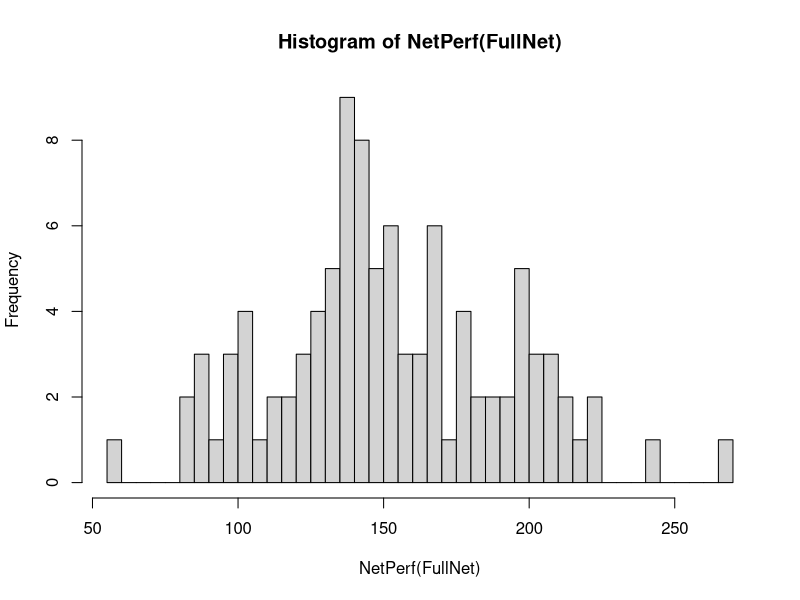
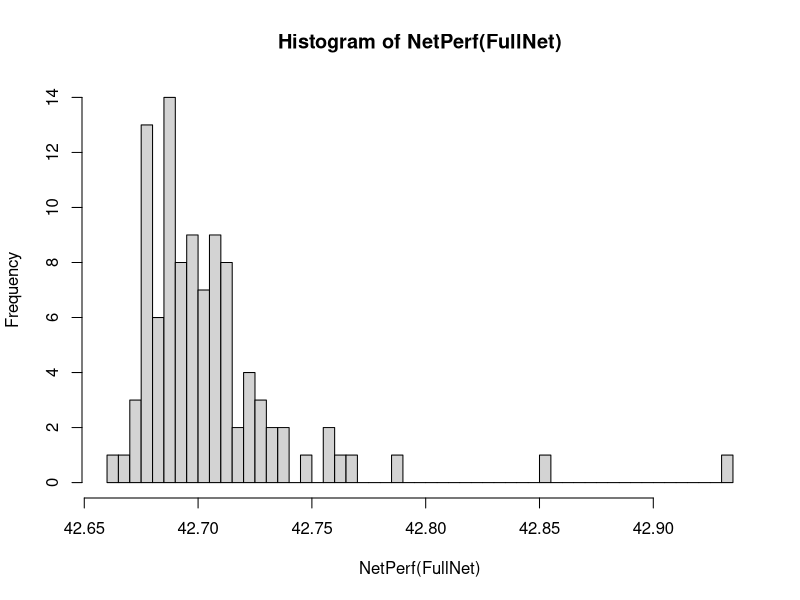
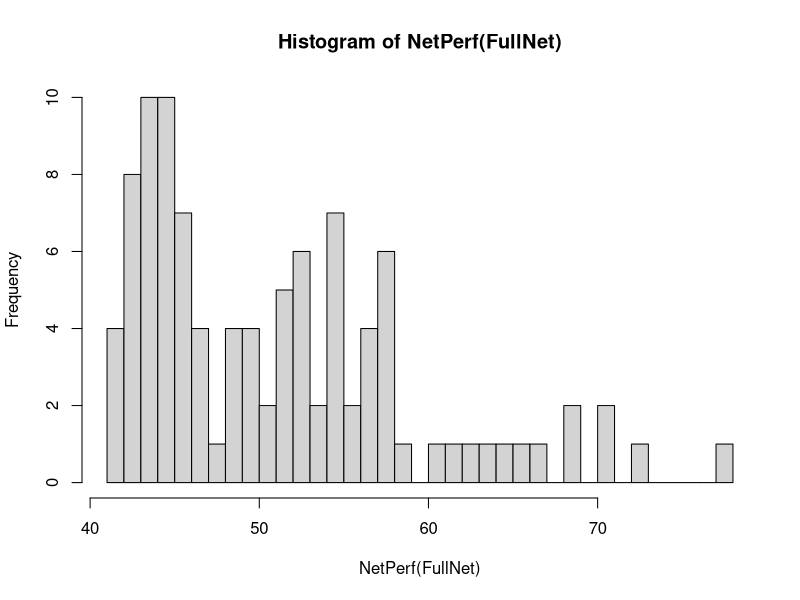

Reproduce these figures in R, in order. (Note: this script raises an error after producing the figures.)
## 3 input 3 output NN
## data structure row = samples, col = var
In.Data<-matrix(0,nrow=dim(iris),ncol=4)
In.Data[,1]<-iris$Sepal.Length
In.Data[,2]<-iris$Sepal.Width
In.Data[,3]<-iris$Petal.Length
In.Data[,4]<-iris$Petal.Width
Out.Data<-matrix(0,nrow=dim(iris),ncol=3)
Out.Data[which(iris$Species=="setosa"),1]<-1
Out.Data[which(iris$Species=="versicolor"),2]<-1
Out.Data[which(iris$Species=="virginica"),3]<-1
In.Data<-scale(In.Data)

#data<-matrix(0, nrow=nSamples, ncol=nInput)
Train.split<-sample(1:nrow(In.Data),round(0.8*nrow(In.Data)),replace=F)
Test<-setdiff(1:nrow(In.Data),Train.split)
data<-In.Data[Train.split,]
data.out<-Out.Data[Train.split,]

### Find the NN with the lowest MSE
GetBest<-function(net) {
  n<-net$number
  best.MSE<-net$Best$MSE
  best.i<-net$Best$i
  for(i in 1:n) {
    if(eval(parse(text=paste("net$Net",i,"$MSE",sep="")))<best.MSE) {
      best.MSE<-eval(parse(text=paste("net$Net",i,"$MSE",sep="")))
      best.i<-i
      net$Best$i<-i
    }
  }
  print(c(best.MSE,best.i))
}

BuildNet<-function(Input,Output,nNeurons,nParticles) {
  data.append<-cbind(Input,rep(1,nrow(Input)))
  nInput<-ncol(Input)
  nOutputs<-ncol(Output)
  nNeuronsL1<-nNeurons
  nNeuronsL2<-nOutputs
  
  FullNet<-list()
  FullNet$data<-data.append
  FullNet$data.out<-Output
  FullNet$number<-nParticles
  FullNet$Best$MSE<-1E20
  FullNet$Best$i<-0
  FullNet$Best$NNL1<-matrix(0,nrow=ncol(data.append),ncol=nNeuronsL1+1)
  FullNet$Best$NNL2<-matrix(0,nrow=ncol(FullNet$Best$NNL1),ncol=nOutputs)
  for(i in 1:FullNet$number) {
    NNL1<-matrix(3*rnorm(ncol(data.append)*(nNeuronsL1+1)),nrow=ncol(data.append),ncol=nNeuronsL1+1)
    NNL1[,ncol(NNL1)]<-c(rep(0,nrow(NNL1)-1),10)
    NNL2<-matrix(3*rnorm(ncol(NNL1)*nNeuronsL2),nrow=ncol(NNL1),ncol=nNeuronsL2)
    
    vNNL1<-0.1*NNL1
    vNNL1[nrow(vNNL1),ncol(vNNL1)]<-0
    vNNL2<-0.1*NNL2
    
    NNL1.val<-data.append%*%NNL1
    NNL1.val<-tanh(NNL1.val)
    
    NNL2.val<-NNL1.val%*%NNL2
    
    output<-1/(1+exp(NNL2.val))
    
    MSE<-sum((output-data.out)^2)
    
    eval(parse(text=paste("FullNet$Net",i,"$NNL1<-NNL1",sep="")))
    eval(parse(text=paste("FullNet$Net",i,"$NNL2<-NNL2",sep="")))
    eval(parse(text=paste("FullNet$Net",i,"$MSE<-MSE",sep="")))
    
    eval(parse(text=paste("FullNet$Net",i,"$pNNL1<-NNL1",sep="")))
    eval(parse(text=paste("FullNet$Net",i,"$pNNL2<-NNL2",sep="")))
    eval(parse(text=paste("FullNet$Net",i,"$pMSE<-MSE",sep="")))
    
    eval(parse(text=paste("FullNet$Net",i,"$vNNL1<-vNNL1",sep="")))
    eval(parse(text=paste("FullNet$Net",i,"$vNNL2<-vNNL2",sep="")))
  }
  return(FullNet)
}

PrimeNet<-function(net) {
  n<-net$number
  for(i in 1:n) {
    NNL1<-matrix(3*rnorm(nrow(net$Best$NNL1)*ncol(net$Best$NNL1)),nrow=nrow(net$Best$NNL1),ncol=ncol(net$Best$NNL1))
    NNL1[,ncol(NNL1)]<-c(rep(0,nrow(NNL1)-1),10)
    NNL2<-matrix(3*rnorm(nrow(net$Best$NNL2)*ncol(net$Best$NNL2)),nrow=nrow(net$Best$NNL2),ncol=ncol(net$Best$NNL2))
    
    NNL1.val<-net$data%*%NNL1
    NNL1.val<-tanh(NNL1.val)
    
    NNL2.val<-NNL1.val%*%NNL2
    
    output<-1/(1+exp(NNL2.val))
    
    MSE<-sum((output-net$data.out)^2)
    
    eval(parse(text=paste("net$Net",i,"$NNL1<-NNL1",sep="")))
    eval(parse(text=paste("net$Net",i,"$NNL2<-NNL2",sep="")))
    eval(parse(text=paste("net$Net",i,"$MSE<-MSE",sep="")))
    
    if(MSE < eval(parse(text=paste("net$Net",i,"$pMSE",sep="")))) {
      eval(parse(text=paste("net$Net",i,"$pMSE<-MSE",sep="")))
      eval(parse(text=paste("net$Net",i,"$pNNL1<-NNL1",sep="")))
      eval(parse(text=paste("net$Net",i,"$pNNL2<-NNL2",sep="")))
    }
    
    if(MSE < net$Best$MSE) {
      net$Best$MSE<-MSE
      net$Best$NNL1<-NNL1
      net$Best$NNL2<-NNL2
      net$Best$i<-i
    }
  }
  return(net)
}

LearnNet<-function(net) {
  n<-net$number
  bNNL1<-net$Best$NNL1
  bNNL2<-net$Best$NNL2
  bMSE<-net$Best$MSE
  for(i in 1:n) {
    eval(parse(text=paste("vNNL1<-net$Net",i,"$vNNL1",sep="")))
    eval(parse(text=paste("vNNL2<-net$Net",i,"$vNNL2",sep="")))
    eval(parse(text=paste("pNNL1<-net$Net",i,"$pNNL1",sep="")))
    eval(parse(text=paste("pNNL2<-net$Net",i,"$pNNL2",sep="")))
    eval(parse(text=paste("NNL1<-net$Net",i,"$NNL1",sep="")))
    eval(parse(text=paste("NNL2<-net$Net",i,"$NNL2",sep="")))
    vNNL1<-0.7*vNNL1 + runif(1)*1.4*(bNNL1-NNL1) + runif(1)*1.4*(pNNL1-pNNL1)
    vNNL2<-0.7*vNNL2 + runif(1)*1.4*(bNNL2-NNL2) + runif(1)*1.4*(pNNL2-pNNL2)
    vNNL1[vNNL1>2]<-2
    vNNL1[vNNL1<(-2)]<-(-2)
    vNNL2[vNNL2>10]<-10
    vNNL2[vNNL2<(-10)]<-(-10)
    NNL1<-NNL1+vNNL1
    NNL2<-NNL2+vNNL2
    eval(parse(text=paste("net$Net",i,"$vNNL1<-vNNL1",sep="")))
    eval(parse(text=paste("net$Net",i,"$vNNL2<-vNNL2",sep="")))
    eval(parse(text=paste("net$Net",i,"$NNL1<-NNL1",sep="")))
    eval(parse(text=paste("net$Net",i,"$NNL2<-NNL2",sep="")))

    MSE<-EvalNet(net,i)
    eval(parse(text=paste("net$Net",i,"$MSE<-MSE",sep="")))
    
    if(MSE<eval(parse(text=paste("net$Net",i,"$pMSE",sep="")))) {
      eval(parse(text=paste("net$Net",i,"$pNNL1<-NNL1",sep="")))
      eval(parse(text=paste("net$Net",i,"$pNNL2<-NNL2",sep="")))
      eval(parse(text=paste("net$Net",i,"$pNNL2<-MSE",sep="")))  
    }
    if(MSE<bMSE) {
      net$Best$NNL1<-NNL1
      net$Best$NNL2<-NNL2
      net$Best$MSE<-MSE
    }
  }
  return(net)
}

EvalNet<-function(net,selected) {
  NNL1.val<-net$data%*%eval(parse(text=paste("net$Net",selected,"$NNL1",sep="")))
  NNL1.val<-tanh(NNL1.val)

  NNL2.val<-NNL1.val%*%eval(parse(text=paste("net$Net",selected,"$NNL2",sep="")))

  output<-1/(1+exp(NNL2.val))

  MSE<-sum((output-data.out)^2)
  return(MSE)
}

NetPerf<-function(net,selected=NULL) {
  if(is.null(selected)) {
  n<-net$number
  MSE.all<-numeric(n)
  for(i in 1:n) {
    MSE.all[i]<-eval(parse(text=paste("net$Net",i,"$MSE",sep="")))
  }
  return(MSE.all)
  } else if(is.numeric(selected)) {
    return(eval(parse(text=paste("net$Net",selected,"$MSE",sep=""))))
  }
}

NetPredict<-function(net,data.in) {
  data.append<-cbind(data.in,rep(1,nrow(data.in)))
  NNL1.val<-data.append%*%net$NNL1
  NNL1.val<-tanh(NNL1.val)
  
  NNL2.val<-NNL1.val%*%net$NNL2
  
  output<-1/(1+exp(NNL2.val))
  
  return(output)
}



##############################################################################
FullNet<-BuildNet(data,data.out,4,100)
GetBest(FullNet)
hist(NetPerf(FullNet),breaks=50)
for(i in 1:50) {
  FullNet<-LearnNet(FullNet)
}
GetBest(FullNet)
hist(NetPerf(FullNet),breaks=50)

Predicted<-NetPredict(FullNet$Net50,In.Data[Test,])
round(Predicted,1)-Out.Data[Test,]

for(i in 1:50) {
  FullNet<-PrimeNet(FullNet)
}

for(i in 1:10){
  FullNet<-LearnNet(FullNet)
}
GetBest(FullNet)
hist(NetPerf(FullNet),breaks=50)

Predicted<-NetPredict(FullNet$Net154,In.Data[Test,])
round(Predicted,1)-Out.Data[Test,]


GetBest(FullNet)
for(n in 1:3) {
  FullNet<-PrimeNet(FullNet)
  for(i in 1:50){
    FullNet<-LearnNet(FullNet)
  }
}
GetBest(FullNet)
hist(NetPerf(FullNet),breaks=50)

